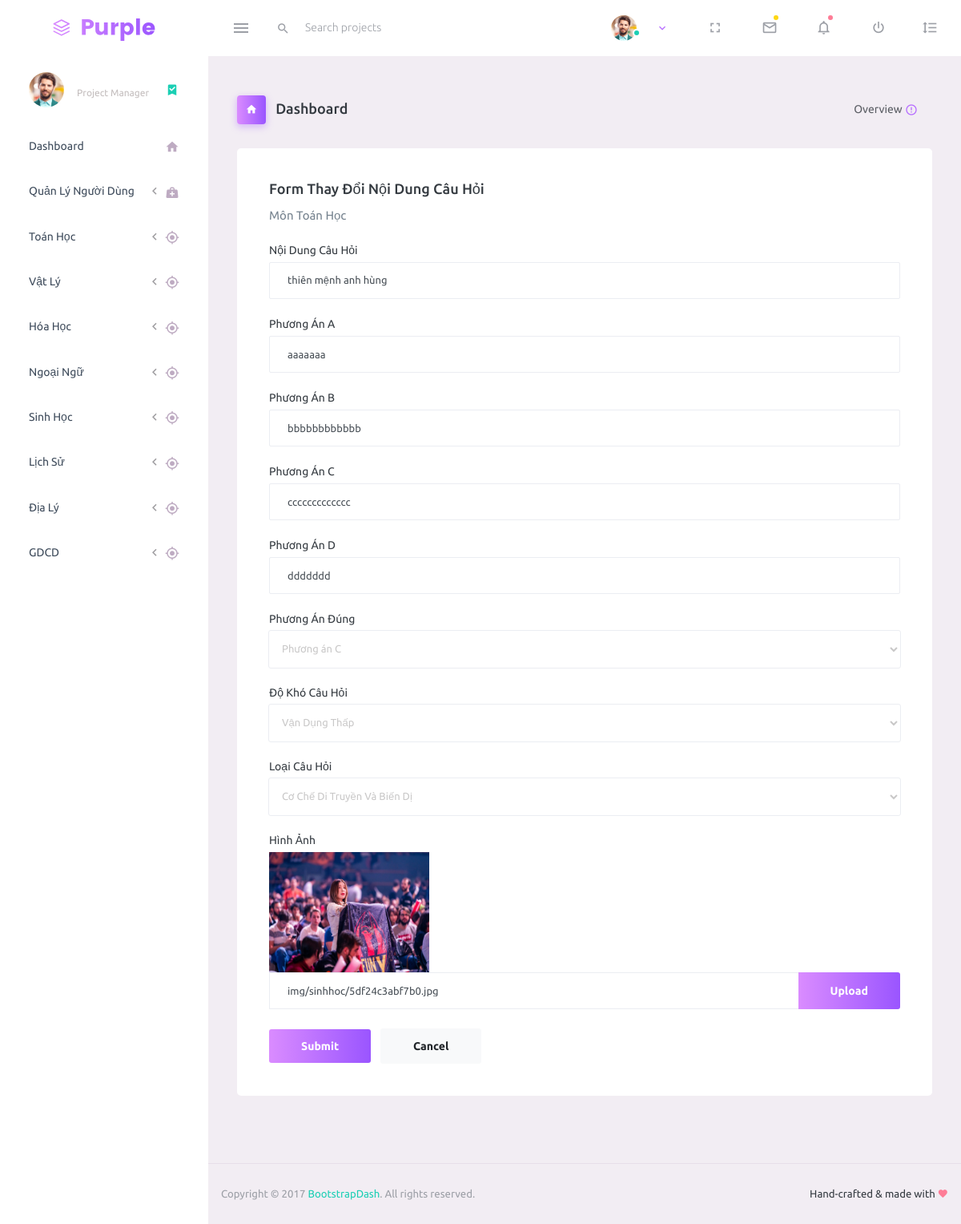
Page /sinhhoc/edit_cauhoi.php?id=2&&page=1 on the committed database.
### tables this page shows
CREATE TABLE `cauhoi_sinh` (
  `id_cauhoi` int(11) NOT NULL,
  `ma_monhoc` int(11) NOT NULL,
  `ngaythem` date DEFAULT NULL,
  `loai_cauhoi` int(11) DEFAULT '0',
  `cauhoi` text NOT NULL,
  `dapanA` text NOT NULL,
  `dapanB` text NOT NULL,
  `dapanC` text NOT NULL,
  `dapanD` text NOT NULL,
  `dapandung` int(11) NOT NULL,
  `dokho` int(11) DEFAULT NULL,
  `hinhanh` text,
  `s1` int(11) DEFAULT '0',
  `s2` int(11) DEFAULT '0',
  `s3` int(11) DEFAULT '0',
  `s4` int(11) DEFAULT '0',
  `s5` int(11) DEFAULT '0',
  `s6` int(11) DEFAULT '0',
  `s7` int(11) DEFAULT '0',
  `s8` int(11) DEFAULT '0'
);

### dataconnect/dbconnect.php (called while the page is built, shortened)
<?php
    $host = "localhost";
    $dbname="thi_thpt_ttcs";
    $dbusername="root";
    $dbpass = "";
    $conn = new PDO("mysql:host=$host;dbname=$dbname;charset=utf8",$dbusername,$dbpass);
    $ADMIN_URL = "http://localhost:8080/ttcs/";
    function getSimpleQuery($sql, $isAll = false){
        global $conn;
        $statement = $conn->prepare($sql);
        $statement->execute();
        return $statement->fetch();
    }
?>

### sinhhoc/edit_cauhoi.php (the view, shortened to what this page needs)
<?php
$path = "../";
$id= $_GET['id'];
$page = $_GET['page'];
require_once $path.'dataconnect/dbconnect.php';
$sql = "SELECT * FROM cauhoi_sinh where id_cauhoi = $id";
$kq = getSimpleQuery($sql);
?>
<!DOCTYPE html>
<html lang="en">
<head>
  <link rel="stylesheet" href="../assets/vendors/mdi/css/materialdesignicons.min.css">
  <link rel="stylesheet" href="../assets/vendors/css/vendor.bundle.base.css">
  <link rel="stylesheet" href="../assets/css/style.css">
</head>
<body>
  <div class="container-scroller">
    <nav class="navbar default-layout-navbar col-lg-12 col-12 p-0 fixed-top d-flex flex-row">
      <div class="text-center navbar-brand-wrapper d-flex align-items-center justify-content-center">
        <a class="navbar-brand brand-logo" href="../homepage.php"><img src="../assets/images/logo.svg" alt="logo" /></a>
      </div>
      <div class="navbar-menu-wrapper d-flex align-items-stretch">
        <button class="navbar-toggler navbar-toggler align-self-center" type="button" data-toggle="minimize">
          <span class="mdi mdi-menu"></span>
        </button>
        <div class="search-field d-none d-md-block">
          <form class="d-flex align-items-center h-100" action="#">
            <div class="input-group">
              <div class="input-group-prepend bg-transparent">
                <i class="input-group-text border-0 mdi mdi-magnify"></i>
              </div>
              <input type="text" class="form-control bg-transparent border-0" placeholder="Search projects">
            </div>
          </form>
        </div>
        <ul class="navbar-nav navbar-nav-right">
          <li class="nav-item nav-profile dropdown">
            <a class="nav-link dropdown-toggle" id="profileDropdown" href="#" data-toggle="dropdown" aria-expanded="false">
              <div class="nav-profile-img">
                <img src="../assets/images/faces/face1.jpg" alt="image">
                <span class="availability-status online"></span>
              </div>
            </a>
              </li>
              <li class="nav-item d-none d-lg-block full-screen-link">
                <a class="nav-link">
                  <i class="mdi mdi-fullscreen" id="fullscreen-button"></i>
                </a>
              </li>
              <li class="nav-item dropdown">
                <a class="nav-link count-indicator dropdown-toggle" id="messageDropdown" href="#" data-toggle="dropdown" aria-expanded="false">
                  <i class="mdi mdi-email-outline"></i>
                  <span class="count-symbol bg-warning"></span>
                </a>
              </li>
              <li class="nav-item dropdown">
                <a class="nav-link count-indicator dropdown-toggle" id="notificationDropdown" href="#" data-toggle="dropdown">
                  <i class="mdi mdi-bell-outline"></i>
                  <span class="count-symbol bg-danger"></span>
                </a>
              </li>
              <li class="nav-item nav-logout d-none d-lg-block">
                <a class="nav-link" href="#">
                  <i class="mdi mdi-power"></i>
                </a>
              </li>
              <li class="nav-item nav-settings d-none d-lg-block">
                <a class="nav-link" href="#">
                  <i class="mdi mdi-format-line-spacing"></i>
                </a>
              </li>
            </ul>
          </div>
        </nav>
        <div class="container-fluid page-body-wrapper">
          <nav class="sidebar sidebar-offcanvas" id="sidebar">
            <ul class="nav">
              <li class="nav-item nav-profile">
                <a href="#" class="nav-link">
                  <div class="nav-profile-image">
                    <img src="../assets/images/faces/face1.jpg" alt="profile">
                  </div>
                  <div class="nav-profile-text d-flex flex-column">
                    <span class="text-secondary text-small">Project Manager</span>
                  </div>
                  <i class="mdi mdi-bookmark-check text-success nav-profile-badge"></i>
                </a>
              </li>
              <li class="nav-item">
                <a class="nav-link" href="../homepage.php">
                  <span class="menu-title">Dashboard</span>
                  <i class="mdi mdi-home menu-icon"></i>
                </a>
              </li>
              <li class="nav-item">
                <a class="nav-link" data-toggle="collapse" href="#general-pages" aria-expanded="false" aria-controls="general-pages">
                  <span class="menu-title">Quản Lý Người Dùng</span>
                  <i class="menu-arrow"></i>
                  <i class="mdi mdi-medical-bag menu-icon"></i>
                </a>
              </li>
              <li class="nav-item">
                <a class="nav-link" data-toggle="collapse" href="#ui-basic1" aria-expanded="false" aria-controls="">
                  <span class="menu-title">Toán Học</span>
                  <i class="menu-arrow"></i>
                  <i class="mdi mdi-crosshairs-gps menu-icon"></i>
                </a>
              </li>
              <li class="nav-item">
                <a class="nav-link" data-toggle="collapse" href="#ui-basic2" aria-expanded="false" aria-controls="">
                  <span class="menu-title">Vật Lý</span>
                  <i class="menu-arrow"></i>
                  <i class="mdi mdi-crosshairs-gps menu-icon"></i>
                </a>
              </li>
              <li class="nav-item">
                <a class="nav-link" data-toggle="collapse" href="#ui-basic3" aria-expanded="false" aria-controls="ui-basic3">
                  <span class="menu-title">Hóa Học</span>
                  <i class="menu-arrow"></i>
                  <i class="mdi mdi-crosshairs-gps menu-icon"></i>
                </a>
              </li>
              <li class="nav-item">
                <a class="nav-link" data-toggle="collapse" href="#ui-basic4" aria-expanded="false" aria-controls="ui-basic4">
                  <span class="menu-title">Ngoại Ngữ</span>
                  <i class="menu-arrow"></i>
                  <i class="mdi mdi-crosshairs-gps menu-icon"></i>
                </a>
              </li>
              <li class="nav-item">
                <a class="nav-link" data-toggle="collapse" href="#ui-basic5" aria-expanded="false" aria-controls="ui-basic5">
                  <span class="menu-title">Sinh Học</span>
                  <i class="menu-arrow"></i>
                  <i class="mdi mdi-crosshairs-gps menu-icon"></i>
                </a>
              </li>
              <li class="nav-item">
                <a class="nav-link" data-toggle="collapse" href="#ui-basic6" aria-expanded="false" aria-controls="ui-basic6">
                  <span class="menu-title">Lịch Sử</span>
                  <i class="menu-arrow"></i>
                  <i class="mdi mdi-crosshairs-gps menu-icon"></i>
                </a>
              </li>
              <li class="nav-item">
                <a class="nav-link" data-toggle="collapse" href="#ui-basic7" aria-expanded="false" aria-controls="ui-basic7">
                  <span class="menu-title">Địa Lý</span>
                  <i class="menu-arrow"></i>
                  <i class="mdi mdi-crosshairs-gps menu-icon"></i>
                </a>
              </li>
              <li class="nav-item">
                <a class="nav-link" data-toggle="collapse" href="#ui-basic8" aria-expanded="false" aria-controls="ui-basic8">
                  <span class="menu-title">GDCD</span>
                  <i class="menu-arrow"></i>
                  <i class="mdi mdi-crosshairs-gps menu-icon"></i>
                </a>
              </li>
            </ul>
          </nav>
          <div class="main-panel">
            <div class="content-wrapper">
              <div class="page-header">
                <h3 class="page-title">
                  <span class="page-title-icon bg-gradient-primary text-white mr-2">
                    <i class="mdi mdi-home"></i>
                  </span> Dashboard </h3>
                  <nav aria-label="breadcrumb">
                    <ul class="breadcrumb">
                      <li class="breadcrumb-item active" aria-current="page">
                        <span></span>Overview <i class="mdi mdi-alert-circle-outline icon-sm text-primary align-middle"></i>
                      </li>
                    </ul>
                  </nav>
                </div>
                <div class="row">
                  <div class="col-12 grid-margin stretch-card">
                    <div class="card">
                      <div class="card-body">
                        <h4 class="card-title">Form Thay Đổi Nội Dung Câu Hỏi</h4>
                        <p class="card-description"> Môn Toán Học </p>
                        <form class="forms-sample" method="post" action="xuli_edit_cauhoi.php" enctype="multipart/form-data">
                          <div class="form-group">
                            <label for="exampleInputName1">Nội Dung Câu Hỏi</label>
                            <input type="text" name="noidung" class="form-control" value="<?= $kq['cauhoi']; ?>">
                          </div>
                          <div class="form-group">
                            <label for="exampleInputName2">Phương Án A</label>
                            <input type="text" name="dapana" class="form-control" value="<?= $kq['dapanA']; ?>">
                          </div>
                          <div class="form-group">
                            <label for="exampleInputName3">Phương Án B</label>
                            <input type="text" name="dapanb" class="form-control" value="<?= $kq['dapanB']; ?>">
                          </div>
                          <div class="form-group">
                            <label for="exampleInputName4">Phương Án C</label>
                            <input type="text" name="dapanc" class="form-control" value="<?= $kq['dapanC']; ?>">
                          </div>
                          <div class="form-group">
                            <label for="exampleInputName5">Phương Án D</label>
                            <input type="text" name="dapand" class="form-control" value="<?= $kq['dapanD']; ?>">
                          </div>
                          <div class="form-group">
                            <label for="exampleSelectGender">Phương Án Đúng</label>
                            <select class="form-control" name="dapandung" id="exampleSelectGender">
                              <option value="3"  <?php if($kq['dapandung'] == 3){ echo 'selected'; }  ?>> Phương án C</option>
                            </select>
                          </div>
                          <div class="form-group">
                            <label for="exampleSelectGender">Độ Khó Câu Hỏi</label>
                            <select class="form-control" name="dokho" id="exampleSelectGender">
                              <option value="3" <?php if($kq['dokho'] == 3){ echo 'selected'; }  ?>> Vận Dụng Thấp</option>
                            </select>
                          </div>
                          <div class="form-group">
                            <label for="exampleSelectGender">Loại Câu Hỏi</label>
                            <select class="form-control" name="loaicau" id="exampleSelectGender">
                              <option value="1" <?php if($kq['s1'] > 0){ echo 'selected'; } ?>>Cơ Chế Di Truyền Và Biến Dị</option>
                            </select>
                          </div>
                          <div class="form-group">
                            <label> Hình Ảnh </label>
                            <div>
                              <?php if ($kq['hinhanh']=="") {
                                echo "<img width='200px' height='150px' src='../img/sinhhoc/default.jpg'>";
                              } else {
                                $string1 ="<img  width='200px' height='150px' src='../";
                                $string2 =" '>";
                                echo $string1.$kq['hinhanh'].$string2;
                              }
                              ?>
                            </div>
                            <div class="input-group col-xs-12">
                              <input type="text" class="form-control file-upload-info" disabled value="<?= $kq['hinhanh']  ?>">
                              <span class="input-group-append">
                                <button class="file-upload-browse btn btn-gradient-primary" type="button">Upload</button>
                              </span>
                            </div>
                          </div>
                          <button type="submit" class="btn btn-gradient-primary mr-2">Submit</button>
                          <button type="button" class="btn btn-light" onclick="location.href='<?= $ADMIN_URL?>toanhoc/qlch5.php?page=<?=$page?>'">Cancel</button>
                        </form>
                      </div>
                    </div>
                  </div>
                </div>
              </div>
              <footer class="footer">
                <div class="d-sm-flex justify-content-center justify-content-sm-between">
                  <span class="text-muted text-center text-sm-left d-block d-sm-inline-block">Copyright © 2017 <a href="https://www.bootstrapdash.com/" target="_blank">BootstrapDash</a>. All rights reserved.</span>
                  <span class="float-none float-sm-right d-block mt-1 mt-sm-0 text-center">Hand-crafted & made with <i class="mdi mdi-heart text-danger"></i></span>
                </div>
              </footer>
            </div>
          </div>
        </div>
      </body>
      </html>

### rows in the picture
cauhoi_sinh: noidung "thiên mệnh anh hùng", dapana "aaaaaaa", dapanb "bbbbbbbbbbbb", dapanc "ccccccccccccc", dapand "ddddddd", dapandung "Phương án C", dokho "Vận Dụng Thấp", loaicau "Cơ Chế Di Truyền Và Biến Dị", hinhanh (picture), hinhanh "img/sinhhoc/5df24c3abf7b0.jpg"
